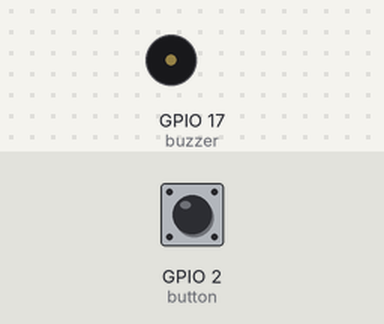
This program was run on a simulated Raspberry Pi (BCM pin numbers). On the bench: buzzer (waves = sounding, pin HIGH). The test bench sets the inputs (shaded band); at power-on: GPIO 2 (button) HIGH.

Above: at 1.2 s.
1.3 s: GPIO 2 (button) pulled LOW for 0.15 s
At 1.37 s:
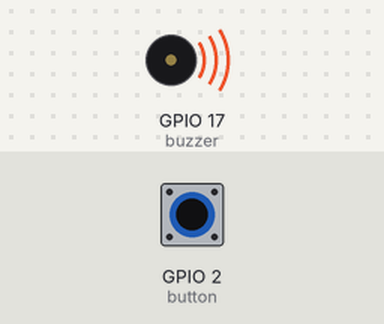
2.9 s: GPIO 2 (button) pulled LOW for 3.2 s
At 7.4 s:
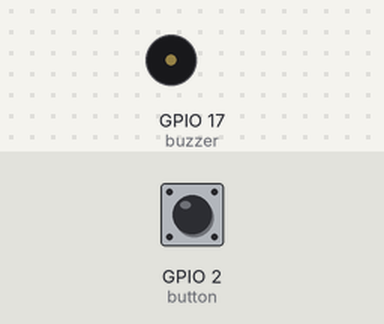
Timing chart, 0 to 8.9 s (numbered marks = the images above; inputs shaded):
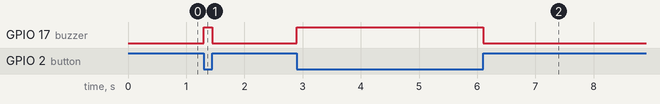

The program:

buzzer_button.py
```python
from gpiozero import LED, Button, Buzzer
from time import sleep
from signal import pause

button = Button(2)
buzzer = Buzzer(17)

button.when_pressed = buzzer.on

button.when_released = buzzer.off

pause()
```

Measured:
- after the input at 1.3 s, GPIO 17 (buzzer): LOW → HIGH at once, → LOW 0.15 s later
- after the input at 2.9 s, GPIO 17 (buzzer): LOW → HIGH at once, → LOW 3.2 s later
